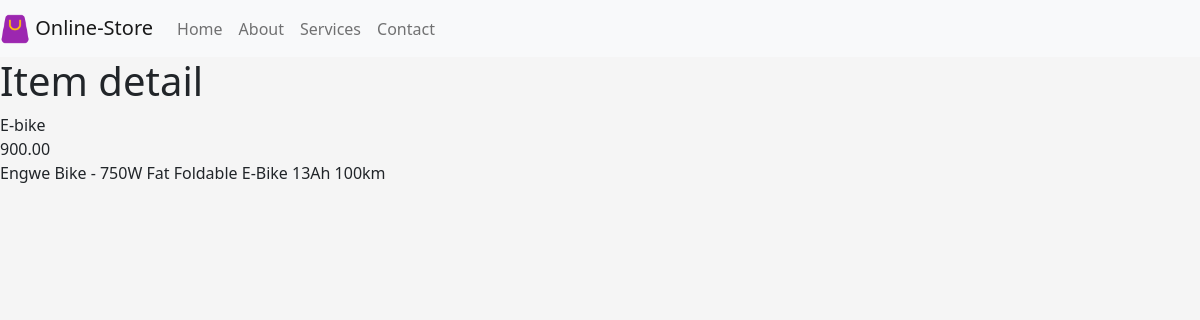
Page /store/items/1 on the earlier database version.
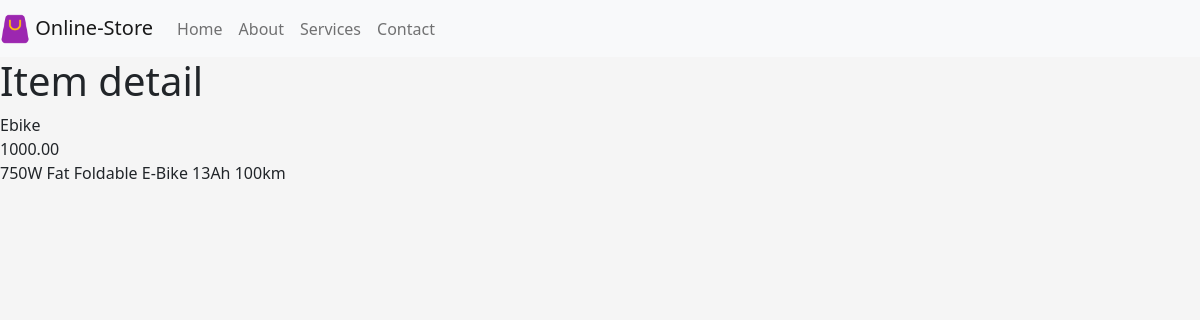
Same page on the later database version.
### store/models.py (models this page shows, shortened)
class Product(models.Model):
    name = models.CharField(max_length=100)
    price = models.DecimalField(max_digits=8, decimal_places=2)
    description = models.TextField()
    image = models.ImageField(blank=True, upload_to='images')

### store/views.py (the view)
# urls.py: path('items/<int:id>', views.item_detail, name='item_detail'),
def item_detail(request, id):
    item =Product.objects.get(id=id)
    context= {
        'item':item
    }
    return render(request, 'store/item-detail.html', context)

### store/templates/store/item-detail.html
{% extends 'store/base.html' %}
{% block body %}
    <h1>Item detail</h1>
    {{ item.name }}<br>
    {{ item.price }}<br>
    {{ item.description }}<br>
{% endblock %}

### store/templates/store/base.html (shortened to what this page needs)
{% load static %}
<!DOCTYPE html>
<html lang="en">
<head>
    <link rel="stylesheet" href="https://cdn.jsdelivr.net/npm/bootstrap@5.0.1/dist/css/bootstrap.min.css">
    <link rel="stylesheet" href="{% static 'store/style.css'%}">
</head>
<body>
    <nav class="navbar navbar-expand-lg navbar-light bg-light">
        <a class="navbar-brand" href="#">
          <img src="{% static 'store/images/shop.png' %}" alt="Home" width="30" height="30" class="d-inline-block align-text-top">
          Online-Store
        </a>
        <div class="collapse navbar-collapse" id="navbarNav">
          <ul class="navbar-nav">
            <li class="nav-item">
              <a class="nav-link" href="#">Home</a>
            </li>
            <li class="nav-item">
              <a class="nav-link" href="#">About</a>
            </li>
            <li class="nav-item">
              <a class="nav-link" href="#">Services</a>
            </li>
            <li class="nav-item">
              <a class="nav-link" href="#">Contact</a>
            </li>
          </ul>
        </div>
      </nav>
    {% block body %}
    {% endblock %}
</body>
</html>

### store/static/store/style.css (style rules this page uses)
body { background-color: whitesmoke; }

Differences in the rows shown:
changed Product: name "E-bike" → "Ebike"; price "900.00" → "1000.00"; description "Engwe Bike - 750W Fat Foldable E-Bike 13Ah 100km" → "750W Fat Foldable E-Bike 13Ah 100km"
